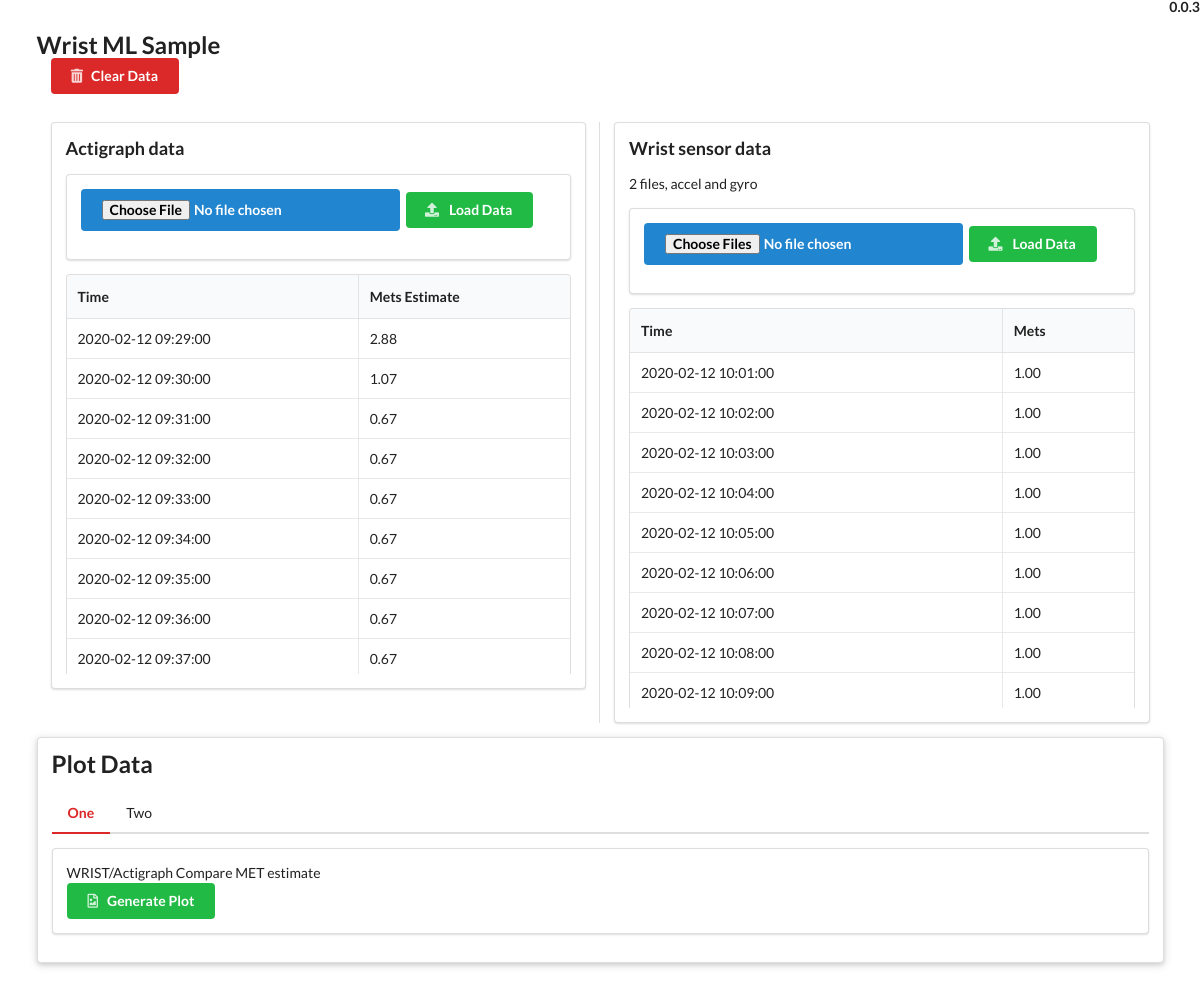
The page / on the database its author committed.
### models.py (models this page shows)
class Acti(Base):
    __tablename__ = "acti"
    id = Column(Integer, primary_key=True, index=True)
    timestamp = Column(DateTime)
    mets = Column(Numeric(4, 2))

class Wrist(Base):
    __tablename__ = "wrist"
    id = Column(Integer, primary_key=True, index=True)
    timestamp = Column(DateTime)
    mets = Column(Numeric(4, 2))

### main.py (the view)
@app.get("/")
def home(request: Request, db : Session = Depends(get_db)):
    acti = db.query(Acti).all()
    wrist = db.query(Wrist).all()
    return templates.TemplateResponse("home.html", {
        "request": request,
        "actis": acti,
        "wrists": wrist
    })

### templates/home.html (shortened to what this page needs)
{% extends "layout.html" %}
{% block content %}
<div class="ui stackable two column divided grid container">
    <div class="ui right aligned header">
        <button class="negative ui button" onclick=clear_data() value="clear" id="clear_data"><i class="trash alternate icon"></i>Clear Data</button>
    </div>
    <div class="row">
      <div class="column">
        <div class="ui segment">
            <h3>Actigraph data</h3>
            <div id="acti-files"class="ui fluid segment">
                <form action="" id="upload_acti" method="post" enctype="multipart/form-data">
                    <input class="ui button primary" type="file" (change)="fileEvent($event)" class="ui inputfile" id="file" name="file" />
                    <button class="positive ui button" type="submit" value="Upload" id="load_acti_data"><i class="ui upload icon"></i> Load Data</button>
                </form>
            </div>
        <div id="acti-div" style="display:block; height:400px; overflow:auto;">
        <table id="acti_met_table" class="ui celled table">
            <thead >
                <tr>
                    <th>Time</th>
                    <th>Mets Estimate</th>
                </tr>
            </thead>
            <tbody>
                {% for acti in actis %}
                <tr>
                    <td>{{ acti.timestamp }}</td>
                    <td>{{ acti.mets }}</td>
                </tr>
                {% endfor %}
            </tbody>
            </table>
        </div>
        </div>
      </div>
      <div class="column">
        <div class="ui segment">
            <h3>Wrist sensor data</h3>
            <p>2 files, accel and gyro</p>
            <div id="wrist-files" class="ui fluid segment">
                <form action="" id="upload_wrist" method="post" enctype="multipart/form-data">
                    <input class="ui button primary" type="file" (change)="fileEvent($event)" class="ui inputfile" id="files" name="files" multiple/>
                    <button class="positive ui button" type="submit" value="Upload" id="load_wrist_data"><i class="ui upload icon"></i> Load Data</button>
                </form>
            </div>
        <div id="wrist-div"  style="display:block; height:400px; overflow:auto;">
        <table id="wrist_met_table" class="ui celled table">
            <thead>
                <tr>
                    <th>Time</th>
                    <th>Mets</th>
                </tr>
            </thead>
            <tbody>
                {% for wrist in wrists %}
                <tr>
                    <td>{{ wrist.timestamp }}</td>
                    <td>{{ wrist.mets }}</td>
                </tr>
                {% endfor %}
            </tbody>
            </table>
        </div>
        </div>
      </div>
        </div>
      </div>
    </div>
<div class="ui raised container segment">
    <h2 class="ui header">Plot Data</h2>
    <div class="ui pointing secondary demo menu">
        <a class="active red item" data-tab="first">One</a>
        <a class="blue item" data-tab="second">Two</a>
    </div>
    <div class="ui active tab segment" data-tab="first">
        WRIST/Actigraph Compare MET estimate
        <button class="positive ui button" onclick=plot_data() value="plot" id="plot_data"><i class="file image outline icon"></i>Generate Plot</button>
    </div>
  </div>
{% endblock %}

### templates/layout.html (shortened to what this page needs)
<html>
    <head>
        <h5 class="ui right aligned header">0.0.3</h5>
        <link rel="stylesheet" href="https://cdn.jsdelivr.net/npm/semantic-ui@2.4.2/dist/semantic.min.css">
    </head>
    <body>
        <div class="ui container">
            <h2>Wrist ML Sample</h2>
            {% block content %}
            {% endblock %}
    </body>
</html>

### rows shown on the page
Acti: timestamp "2020-02-12 09:29:00", mets "2.88"
Acti: timestamp "2020-02-12 09:30:00", mets "1.07"
Acti: timestamp "2020-02-12 09:31:00", mets "0.67"
Acti: timestamp "2020-02-12 09:32:00", mets "0.67"
Acti: timestamp "2020-02-12 09:33:00", mets "0.67"
Acti: timestamp "2020-02-12 09:34:00", mets "0.67"
Acti: timestamp "2020-02-12 09:35:00", mets "0.67"
Acti: timestamp "2020-02-12 09:36:00", mets "0.67"
Acti: timestamp "2020-02-12 09:37:00", mets "0.67"
Wrist: timestamp "2020-02-12 10:01:00", mets "1.00"
Wrist: timestamp "2020-02-12 10:02:00", mets "1.00"
Wrist: timestamp "2020-02-12 10:03:00", mets "1.00"
Wrist: timestamp "2020-02-12 10:04:00", mets "1.00"
Wrist: timestamp "2020-02-12 10:05:00", mets "1.00"
Wrist: timestamp "2020-02-12 10:06:00", mets "1.00"
Wrist: timestamp "2020-02-12 10:07:00", mets "1.00"
Wrist: timestamp "2020-02-12 10:08:00", mets "1.00"
Wrist: timestamp "2020-02-12 10:09:00", mets "1.00"
